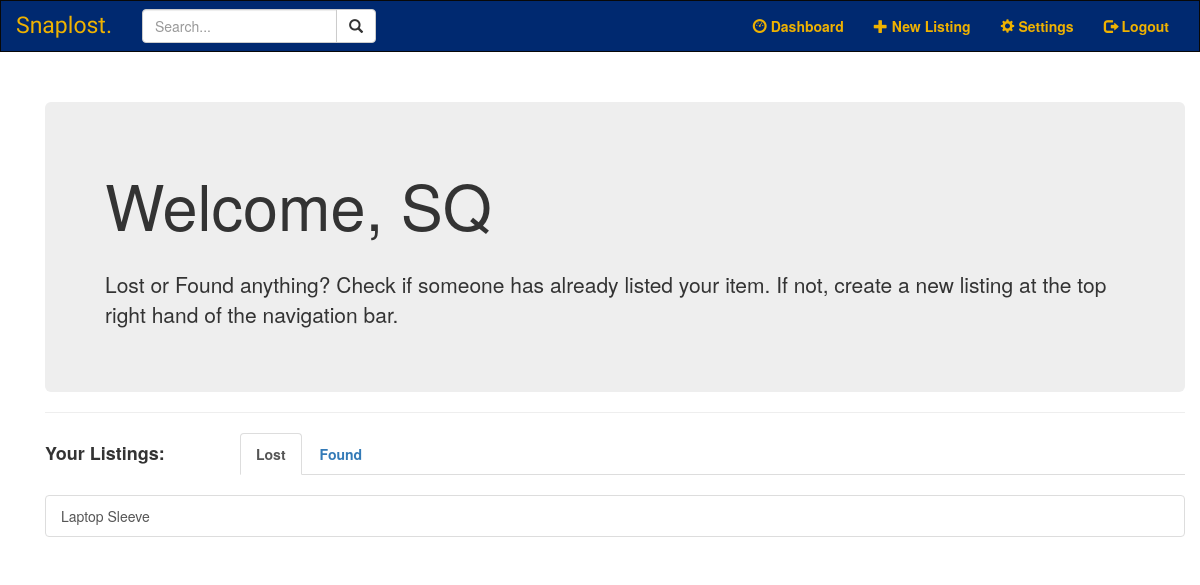
Page /dashboard (signed in) on the earlier database version.
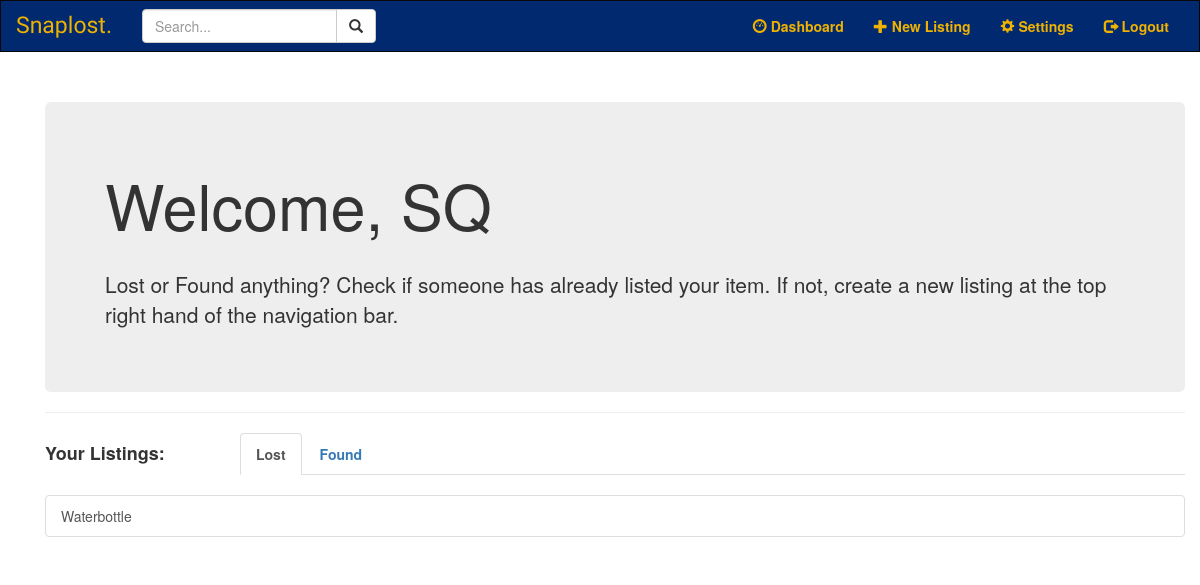
Same page on the later database version.
### models.py (models this page shows, shortened)
class SearchableMixin(object):
	@classmethod
	def reindex(cls):
		for obj in cls.query:
			add_to_index(cls.__tablename__, obj)

class Item(SearchableMixin, db.Model):
	__tablename__ = "item"
	__table_args__ = {'extend_existing': True}
	__searchable__ = ['item', 'description']
	id = db.Column(db.Integer, primary_key=True)
	category = db.Column(db.String(100), nullable=False)
	item = db.Column(db.String(100), nullable=False)
	description = db.Column(db.String(1000), nullable=False)
	occurdate = db.Column(db.Date)
	time = db.Column(db.Time)
	number = db.Column(db.String(100))
	photo = db.Column(db.String(100))
	user_id = db.Column(db.Integer, db.ForeignKey('user.id'))

### main.py (the view)
@main.route('/dashboard')
@login_required
def dashboard():
	listings = Item.query.filter_by(lister=current_user)
	return render_template('dashboard.html', name=current_user.name, listings=listings)

### forms.py
class SearchForm(FlaskForm):
    q = StringField('Search...', validators=[DataRequired()])
    def __init__(self, *args, **kwargs):
        if 'formdata' not in kwargs:
            kwargs['formdata'] = request.args
        if 'csrf_enabled' not in kwargs:
            kwargs['csrf_enabled'] = False
        super(SearchForm, self).__init__(*args, **kwargs)

### main.py (called while the page is built)
@main.before_app_request
def before_request():
	g.search_form = SearchForm()
	Item.reindex()

### search.py (called while the page is built)
def add_to_index(index, model):
	if not current_app.elasticsearch:
		return
	payload = {}
	for field in model.__searchable__:
		payload[field] = getattr(model, field) #equivalent to model.field
	current_app.elasticsearch.index(index=index, id=model.id, body=payload)

### templates/dashboard.html (shortened to what this page needs)
{% extends "base.html" %}
{% block content %}
<div class="container">
	<div class="jumbotron">
		<h1>Welcome, {{ name }}</h1>
		<br>
		<p>Lost or Found anything? Check if someone has already listed your item. If not, create a new listing at the top right hand of the navigation bar.</p>
	</div>
	<hr>
	<div class="row">
		<div class="col-sm-2">
			<h4><b> Your Listings: </b></h4>
		</div>
		<div class="col-sm-10">
			<ul class="nav nav-tabs">
				<li class="active"><a data-toggle="tab" href="#lost"><b>Lost</b></a></li>
				<li><a data-toggle="tab" href="#found"><b>Found</b></a></li>
			</ul>
		</div>
	</div>
	<br>
	<div class="tab-content">
		<div id="lost" class="tab-pane fade in active">
			<div class="list-group">
				{% for listing in listings %}
					{% if listing.category == "lost" %}
						<a href="{{ url_for('item.listing', listing_id=listing.id) }}"
							class="list-group-item">{{ listing.item }}</a>
					{% endif %}
				{% endfor %}
			</div>
		</div>
	</div>
</div>
{% endblock %}

Differences in the rows shown:
removed Item: item "Laptop Sleeve"
added Item: item "Waterbottle"
